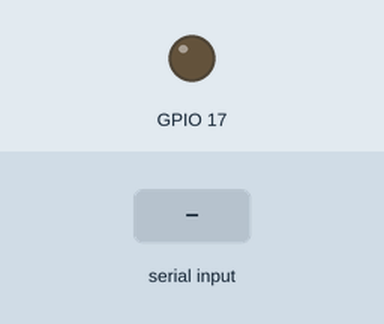
A program run on a simulated Raspberry Pi (BCM pin numbers). Parts: output pins drawn as LEDs (lit = HIGH). The inputs (shaded band) are chosen by the test bench. What the program prints to the terminal is not drawn. At 7.3 s the program stops and its outputs stay as they are.

Above: at 1.2 s.
1.3 s: "quit" typed at the terminal, then Enter
At 2.45 s:
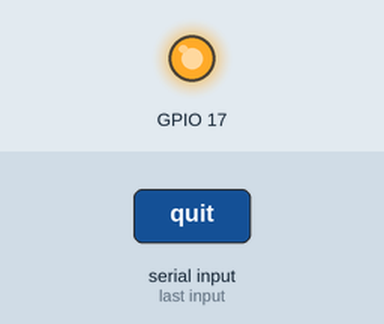
Timing chart, 0 to 8.4 s (numbered marks = the images above; inputs shaded):
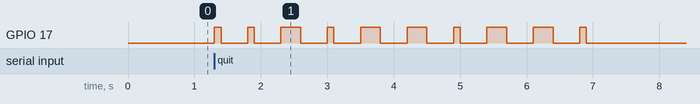

The program:

morse.py
```python
# Morse Code for Raspberry Pi 2
#
# Code will ask for a word, iterate through each letter in the word.
# As it does so, it fires of GPIO 17 for the long and short signals
# of the letters.
#
# I should redo this code with django and use web interface...with material
# design. I think using Polymer components would be the most fun.


# Author: Lucas Macdonald

import RPi.GPIO as GPIO
import time

GPIO.setmode(GPIO.BCM)
GPIO.setwarnings(False)
GPIO.setup(17,GPIO.OUT)

short_beep = .1
long_beep  = .3

alphabet = {
    "a":[ 1, 0],
    "b":[ 0, 1, 1, 1],
    "c":[ 0, 1, 0, 1],
    "d":[ 0, 1, 1],
    "e":[ 1],
    "f":[ 1, 1, 0, 1],
    "g":[ 0, 0, 1],
    "h":[ 1, 1, 1, 1],
    "i":[ 1, 1],
    "j":[ 1, 0, 0, 0],
    "k":[ 1, 0, 1, 1],
    "l":[ 1, 0, 1, 1],
    "m":[ 0, 0],
    "n":[ 0, 1],
    "o":[ 0, 0, 0],
    "p":[ 1, 0, 0, 1],
    "q":[ 0, 0, 1, 0],
    "r":[ 1, 0, 1],
    "s":[ 1, 1, 1],
    "t":[ 0],
    "u":[ 1, 1, 0],
    "v":[ 1, 1, 1, 0],
    "w":[ 1, 0, 0],
    "x":[ 0, 1, 1, 0],
    "y":[ 0, 1, 0, 0],
    "z":[ 0, 0, 1, 1]
        }

def beep(length):
#    print ("LED on")
    GPIO.output(17,GPIO.HIGH)
    time.sleep(length)
#    print ("LED off")
    GPIO.output(17,GPIO.LOW)
    time.sleep(.4)

def mprint(word):
    for letter in word:
        print(chr(13) + letter)
        for bit in alphabet[letter]:

            if bit == 0:
                beep(short_beep)
            if bit == 1:
                beep(long_beep)

word = ""
print(chr(27) + "[2J")
while word != "quit":
    word = input("Your word: ")
    mprint (word)

GPIO.cleanup()
```

Measured:
- after the input at 1.3 s, GPIO 17: LOW → HIGH at once, → LOW 0.10 s later, → HIGH 0.40 s later, → LOW 0.10 s later, … (20 changes in this stretch)
